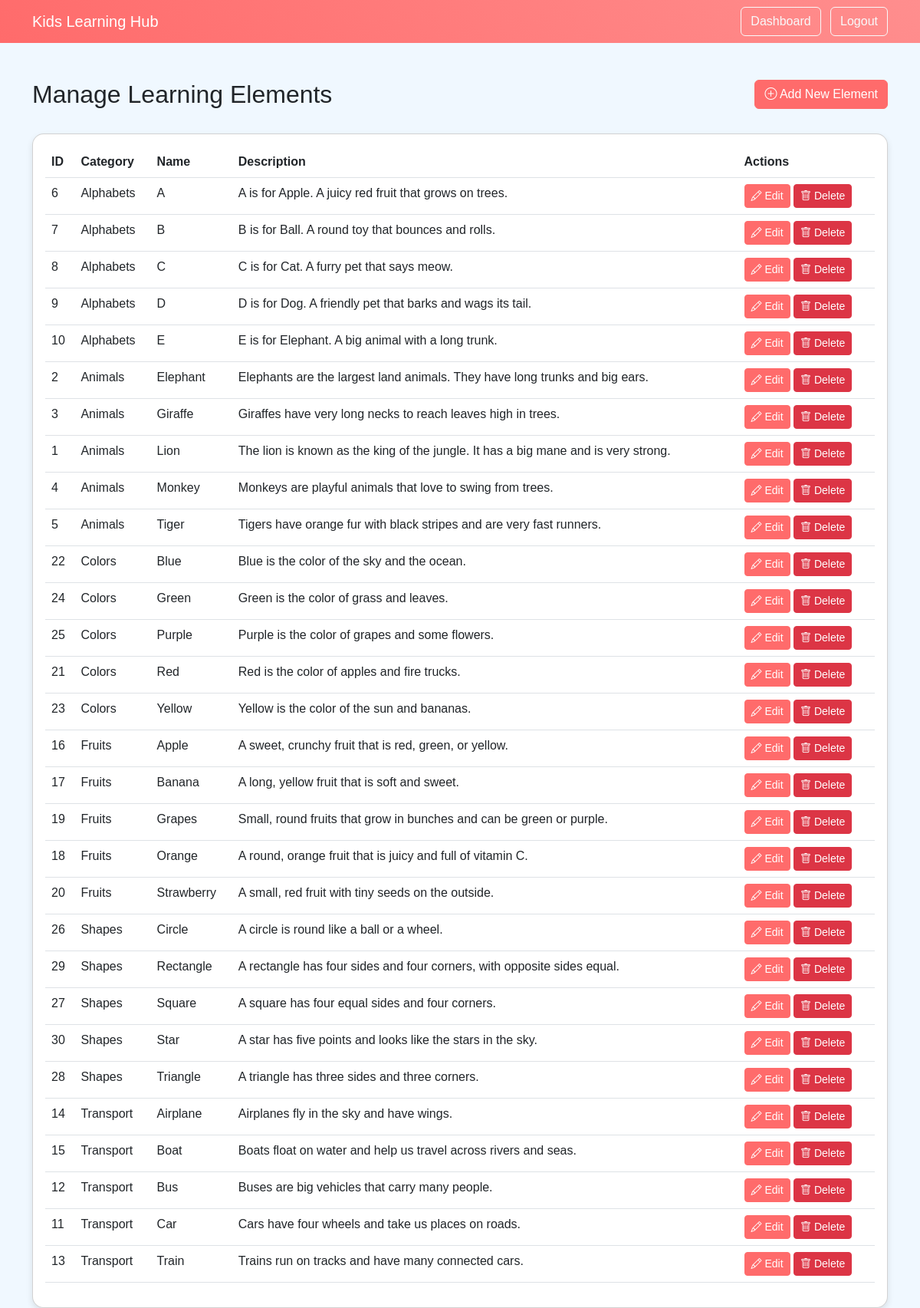
The app's page /admin/elements.php (signed in) with its own data.
### tables this page shows
CREATE TABLE IF NOT EXISTS elements (
    id INT AUTO_INCREMENT PRIMARY KEY,
    category_id INT NOT NULL,
    name VARCHAR(100) NOT NULL,
    description TEXT,
    image_path VARCHAR(255),
    audio_path VARCHAR(255),
    video_path VARCHAR(255),
    created_at TIMESTAMP DEFAULT CURRENT_TIMESTAMP,
    FOREIGN KEY (category_id) REFERENCES categories(id) ON DELETE CASCADE
);

CREATE TABLE IF NOT EXISTS categories (
    id INT AUTO_INCREMENT PRIMARY KEY,
    name VARCHAR(100) NOT NULL,
    created_at TIMESTAMP DEFAULT CURRENT_TIMESTAMP
);

### admin/elements.php (the view, shortened to what this page needs)
<?php
$conn = getDBConnection();
$elements = $conn->query("
    SELECT e.*, c.name as category_name
    FROM elements e
    JOIN categories c ON e.category_id = c.id
    ORDER BY c.name, e.name
");
?>
<!DOCTYPE html>
<html lang="en">
<head>
    <link href="https://cdn.jsdelivr.net/npm/bootstrap@5.3.0/dist/css/bootstrap.min.css" rel="stylesheet">
    <link href="https://cdn.jsdelivr.net/npm/bootstrap-icons@1.7.2/font/bootstrap-icons.css" rel="stylesheet">
</head>
<body>
    <nav class="navbar navbar-expand-lg navbar-dark">
        <div class="container">
            <a class="navbar-brand" href="../index.php">Kids Learning Hub</a>
            <div class="ms-auto">
                <a href="dashboard.php" class="btn btn-outline-light me-2">Dashboard</a>
                <a href="logout.php" class="btn btn-outline-light">Logout</a>
            </div>
        </div>
    </nav>
    <div class="container mt-5">
        <div class="row mb-4">
            <div class="col-md-6">
                <h2>Manage Learning Elements</h2>
            </div>
            <div class="col-md-6 text-end">
                <button type="button" class="btn btn-primary" data-bs-toggle="modal" data-bs-target="#addElementModal">
                    <i class="bi bi-plus-circle"></i> Add New Element
                </button>
            </div>
        </div>
        <div class="card">
            <div class="card-body">
                <div class="table-responsive">
                    <table class="table">
                        <thead>
                            <tr>
                                <th>ID</th>
                                <th>Category</th>
                                <th>Name</th>
                                <th>Description</th>
                                <th>Actions</th>
                            </tr>
                        </thead>
                        <tbody>
                            <?php while ($element = $elements->fetch_assoc()): ?>
                                <tr>
                                    <td><?php echo htmlspecialchars($element['id']); ?></td>
                                    <td><?php echo htmlspecialchars($element['category_name']); ?></td>
                                    <td><?php echo htmlspecialchars($element['name']); ?></td>
                                    <td><?php echo htmlspecialchars($element['description']); ?></td>
                                    <td>
                                        <button type="button" class="btn btn-sm btn-primary"
                                                data-bs-toggle="modal"
                                                data-bs-target="#editElementModal"
                                                data-id="<?php echo $element['id']; ?>"
                                                data-category-id="<?php echo $element['category_id']; ?>"
                                                data-name="<?php echo htmlspecialchars($element['name']); ?>"
                                                data-description="<?php echo htmlspecialchars($element['description']); ?>">
                                            <i class="bi bi-pencil"></i> Edit
                                        </button>
                                        <form method="POST" class="d-inline" onsubmit="return confirm('Are you sure you want to delete this element?');">
                                            <button type="submit" class="btn btn-sm btn-danger">
                                                <i class="bi bi-trash"></i> Delete
                                            </button>
                                        </form>
                                    </td>
                                </tr>
                            <?php endwhile; ?>
                        </tbody>
                    </table>
                </div>
            </div>
        </div>
    </div>
</body>
</html>

### admin/elements.php (style rules this page uses)
body { background-color: #f0f8ff; font-family: 'Comic Sans MS', cursive, sans-serif; }
.navbar { background: linear-gradient(45deg, #ff6b6b, #ff8e8e); }
.card { border-radius: 15px; box-shadow: 0 4px 8px rgba(0,0,0,0.1); }
.btn-primary { background-color: #ff6b6b; border-color: #ff6b6b; }
.btn-danger { background-color: #dc3545; border-color: #dc3545; }

### records on screen
elements: id "6", category.name "Alphabets", name "A", description "A is for Apple. A juicy red fruit that grows on trees."
elements: id "7", category.name "Alphabets", name "B", description "B is for Ball. A round toy that bounces and rolls."
elements: id "8", category.name "Alphabets", name "C", description "C is for Cat. A furry pet that says meow."
elements: id "9", category.name "Alphabets", name "D", description "D is for Dog. A friendly pet that barks and wags its tail."
elements: id "10", category.name "Alphabets", name "E", description "E is for Elephant. A big animal with a long trunk."
elements: id "2", category.name "Animals", name "Elephant", description "Elephants are the largest land animals. They have long trunks and big ears."
elements: id "3", category.name "Animals", name "Giraffe", description "Giraffes have very long necks to reach leaves high in trees."
elements: id "1", category.name "Animals", name "Lion", description "The lion is known as the king of the jungle. It has a big mane and is very strong."
elements: id "4", category.name "Animals", name "Monkey", description "Monkeys are playful animals that love to swing from trees."
elements: id "5", category.name "Animals", name "Tiger", description "Tigers have orange fur with black stripes and are very fast runners."
elements: id "22", category.name "Colors", name "Blue", description "Blue is the color of the sky and the ocean."
elements: id "24", category.name "Colors", name "Green", description "Green is the color of grass and leaves."
elements: id "25", category.name "Colors", name "Purple", description "Purple is the color of grapes and some flowers."
elements: id "21", category.name "Colors", name "Red", description "Red is the color of apples and fire trucks."
elements: id "23", category.name "Colors", name "Yellow", description "Yellow is the color of the sun and bananas."
elements: id "16", category.name "Fruits", name "Apple", description "A sweet, crunchy fruit that is red, green, or yellow."
elements: id "17", category.name "Fruits", name "Banana", description "A long, yellow fruit that is soft and sweet."
elements: id "19", category.name "Fruits", name "Grapes", description "Small, round fruits that grow in bunches and can be green or purple."
elements: id "18", category.name "Fruits", name "Orange", description "A round, orange fruit that is juicy and full of vitamin C."
elements: id "20", category.name "Fruits", name "Strawberry", description "A small, red fruit with tiny seeds on the outside."
elements: id "26", category.name "Shapes", name "Circle", description "A circle is round like a ball or a wheel."
elements: id "29", category.name "Shapes", name "Rectangle", description "A rectangle has four sides and four corners, with opposite sides equal."
elements: id "27", category.name "Shapes", name "Square", description "A square has four equal sides and four corners."
elements: id "30", category.name "Shapes", name "Star", description "A star has five points and looks like the stars in the sky."
elements: id "28", category.name "Shapes", name "Triangle", description "A triangle has three sides and three corners."
elements: id "14", category.name "Transport", name "Airplane", description "Airplanes fly in the sky and have wings."
elements: id "15", category.name "Transport", name "Boat", description "Boats float on water and help us travel across rivers and seas."
elements: id "12", category.name "Transport", name "Bus", description "Buses are big vehicles that carry many people."
elements: id "11", category.name "Transport", name "Car", description "Cars have four wheels and take us places on roads."
elements: id "13", category.name "Transport", name "Train", description "Trains run on tracks and have many connected cars."
